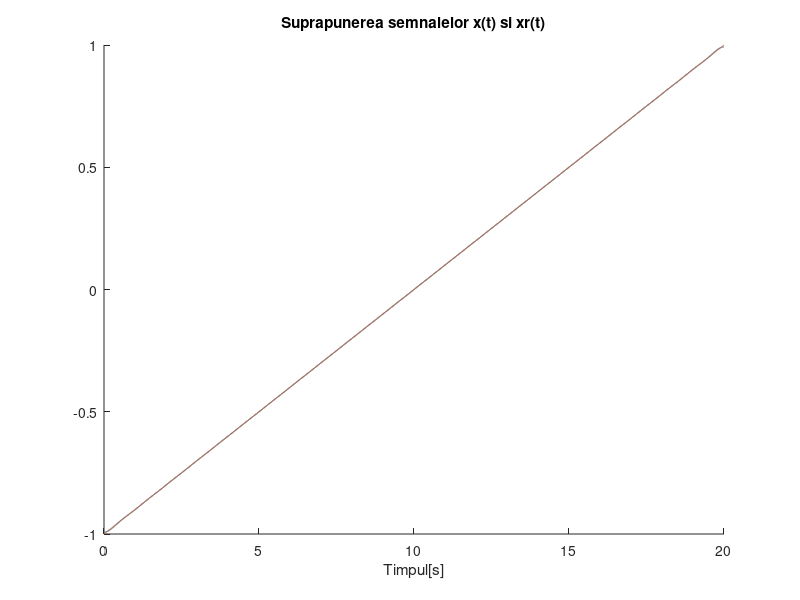
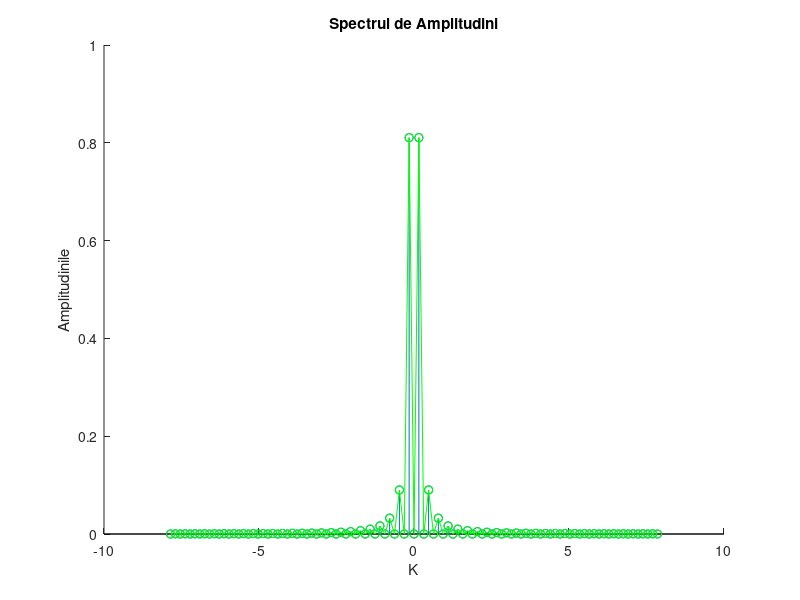

Reproduce these figures in MATLAB, in order.
T=40;
f=1/T;
w=2*pi*f;
t = 0:0.002:20;
N=50;
C = zeros(1,2*N+1);

x=sawtooth(w*t, 0.5)

for n = -N:N
    C(n+N+1) = 1/T * integral(@(t)(sawtooth(w*t,0.5)).*exp(-1j*n*w*t),0,T) ;
    re = real(C(n+N+1));
    im = imag(C(n+N+1));
    end
   
    C(n+N+1) = re+1j*im 
 
xr = 0;
for n = -N:N
    xr = xr + C(n+N+1)*exp(1j*n*w*t) ;
end

figure(1);
hold on
plot(t,xr);
plot(t,x);
xlabel('Timpul[s]');
title('Suprapunerea semnalelor x(t) si xr(t)')

hold off

figure(2);
hold on
stem((-N:N)*w,2*abs(C));
plot((-N:N)*w,2*abs(C),'-go');
xlabel('K');
ylabel('Amplitudinile');
title('Spectrul de Amplitudini');
hold off